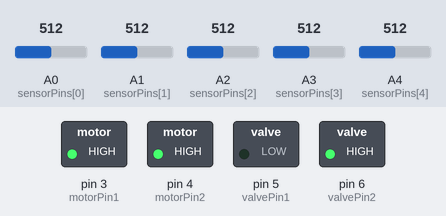
Bench run of a sketch on a simulated Arduino Uno, built with avr-gcc and run on an emulated ATmega328P. On the bench: switched loads named in the sketch (green lamp = pin HIGH). The test bench sets the inputs (shaded band); at power-on: A0 (sensorPins[0]) = 512, A1 (sensorPins[1]) = 512, A2 (sensorPins[2]) = 512, A3 (sensorPins[3]) = 512, A4 (sensorPins[4]) = 512. What the sketch prints to the serial monitor is not drawn.

Above: at 2.0 s.
At 11.1 s:
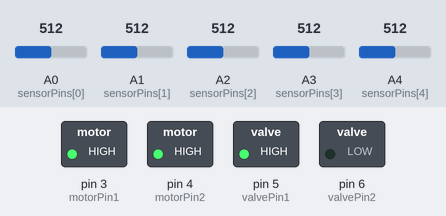
At 15.7 s:
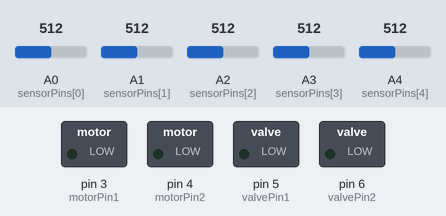
Timing chart, 0 to 23.7 s (numbered marks = the images above):
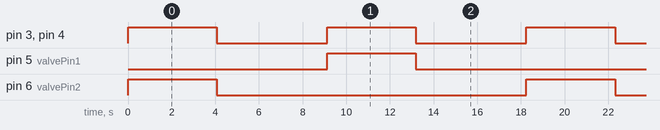

The sketch:

Arduino_to_Unity_SerialPort_ver.1.ino
```cpp
#include <Wire.h>

int motorPin1 = 3;
int motorPin2 = 4;
int valvePin1 = 5;
int valvePin2 = 6;
int sensorPins[5] = {A0, A1, A2, A3, A4}; // 5개의 아날로그 센서 핀 배열

void setup() {
  pinMode(motorPin1, OUTPUT);
  pinMode(motorPin2, OUTPUT);
  pinMode(valvePin1, OUTPUT);
  pinMode(valvePin2, OUTPUT);
  Serial.begin(9600);
}

void loop() {
  // 첫 번째 상황: 손 접기 (1)
  analogWrite(motorPin1, 255);
  analogWrite(motorPin2, 255);
  analogWrite(valvePin1, 0);
  analogWrite(valvePin2, 255);

  unsigned long startTime = millis();
  while (millis() - startTime < 4000) {
    for (int i = 0; i < 5; i++) {
      int sensorValue = analogRead(sensorPins[i]);
      Serial.print(sensorValue);
      if (i < 4) Serial.print(", ");
    }
    Serial.println();
    delay(100);
  }

  // 두 번째 상황: 손 접은 상태로 고정 (1)
  analogWrite(motorPin1, 0);
  analogWrite(motorPin2, 0);
  analogWrite(valvePin1, 0);
  analogWrite(valvePin2, 0);

  startTime = millis();
  while (millis() - startTime < 5000) {
    for (int i = 0; i < 5; i++) {
      int sensorValue = analogRead(sensorPins[i]);
      Serial.print(sensorValue);
      if (i < 4) Serial.print(", ");
    }
    Serial.println();
    delay(100);
  }
  Serial.println(3);

  // 세 번째 상황: 손 피기 (0)
  analogWrite(motorPin1, 255);
  analogWrite(motorPin2, 255);
  analogWrite(valvePin1, 255);
  analogWrite(valvePin2, 0);

  startTime = millis();
  while (millis() - startTime < 4000) {
    for (int i = 0; i < 5; i++) {
      int sensorValue = analogRead(sensorPins[i]);
      Serial.print(sensorValue);
      if (i < 4) Serial.print(", ");
    }
    Serial.println();
    delay(100);
  }

  // 네 번째 상황: 손 핀 상태로 고정 (0)
  analogWrite(motorPin1, 0);
  analogWrite(motorPin2, 0);
  analogWrite(valvePin1, 0);
  analogWrite(valvePin2, 0);

  startTime = millis();
  while (millis() - startTime < 5000) {
    for (int i = 0; i < 5; i++) {
      int sensorValue = analogRead(sensorPins[i]);
      Serial.print(sensorValue);
      if (i < 4) Serial.print(", ");
    }
    Serial.println();
    delay(100);
  }
}
```

Measured:
- by itself, pin 3 (motorPin1), pin 4 (motorPin2): alternates HIGH for 4.1 s and LOW for 5.1 s
- by itself, pin 5 (valvePin1), pin 6 (valvePin2): alternates HIGH for 4.1 s and LOW for 14.2 s
- by itself, everything shown: repeats every 18.3 s, in 4 steps
